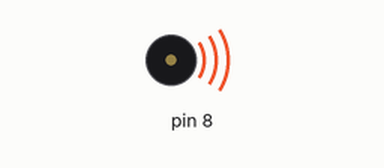
This sketch was run on a simulated Arduino Uno, built with avr-gcc and run on an emulated ATmega328P. On the bench: buzzer (waves = sounding).

Above: at 2.5 s.
Timing chart, 0 to 32.5 s (numbered marks = the images above):
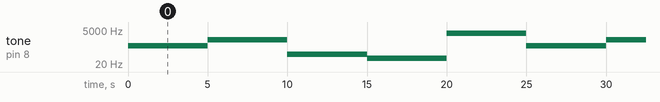

Measured:
- by itself, tone on pin 8: repeats every 25.0 s: 1000 Hz 5.0 s, 100 Hz 5.0 s, 50 Hz 5.0 s, 3000 Hz 5.0 s, 400 Hz 5.0 s

The sketch:

Buzzer.ino
```cpp
int frequency = 100;

void setup() {
  pinMode(8, OUTPUT);
}

void loop() {
    tone(8, 400);
    delay(5000);
    tone(8, 1000);
    delay(5000);
    tone(8, 100);
    delay(5000);
    tone(8, 50);
    delay(5000);
    tone(8, 3000);
    delay(5000);
    tone(8, 200);
}
```
